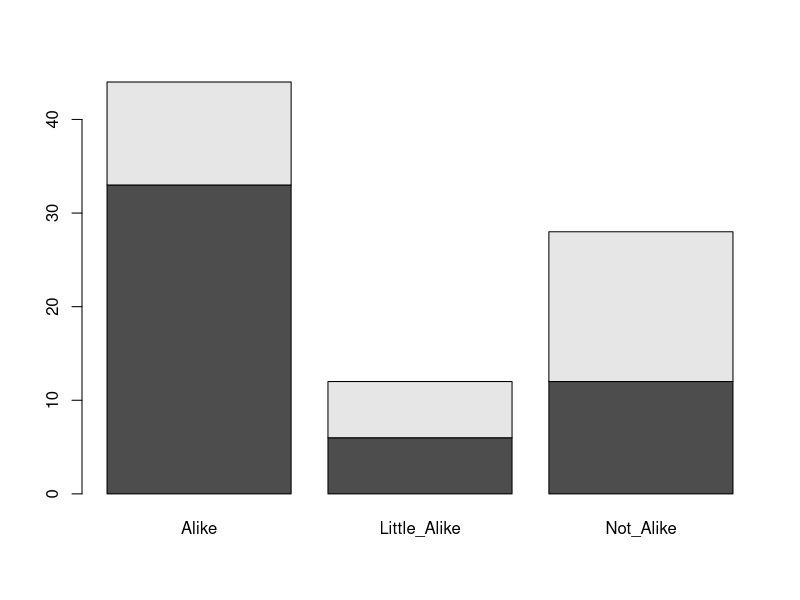
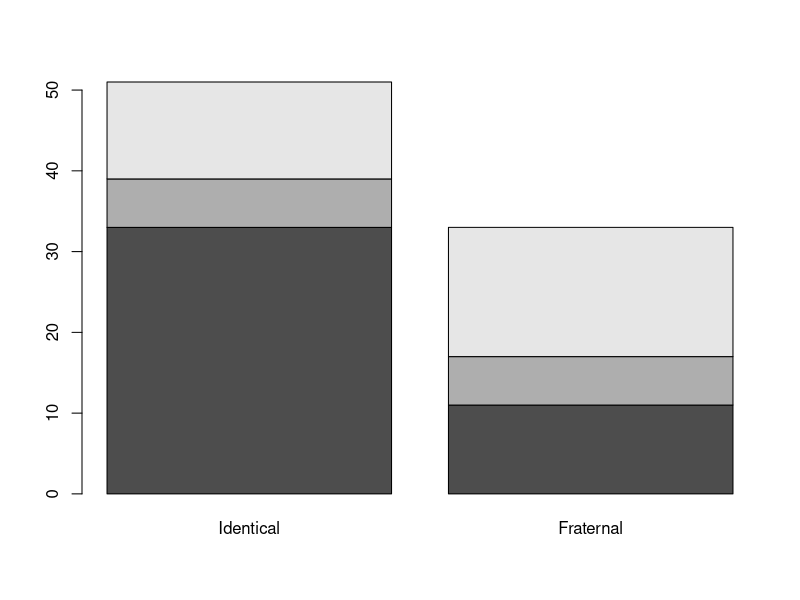
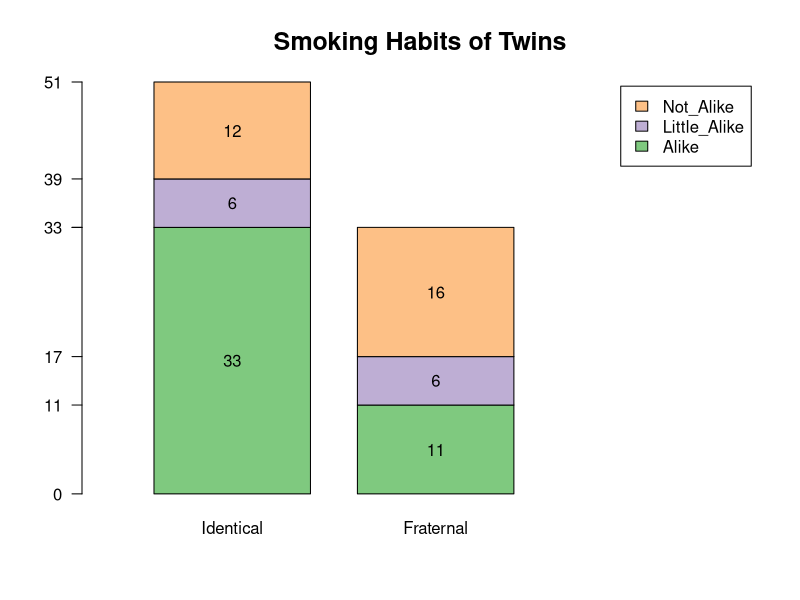
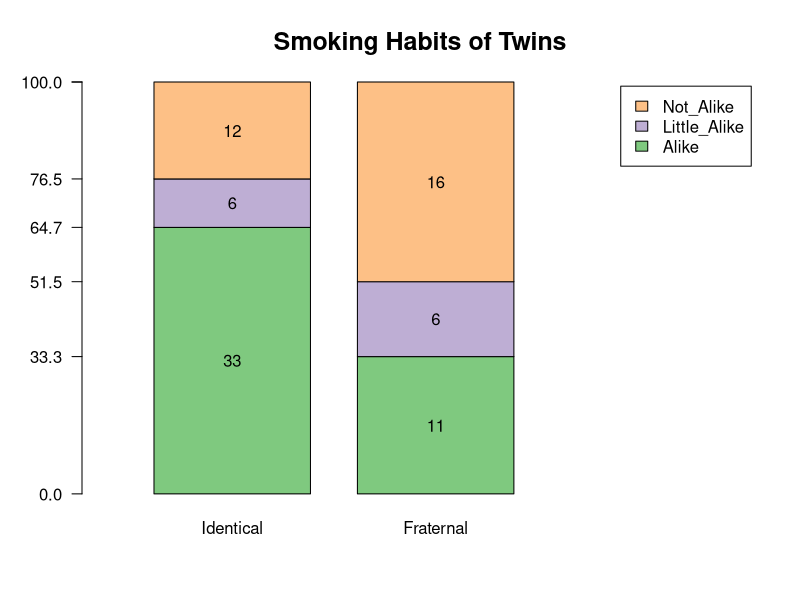
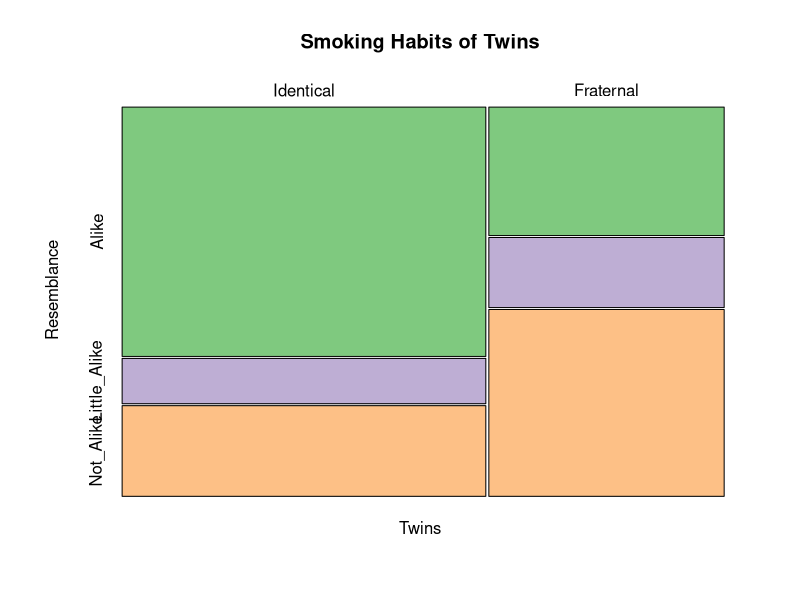

R code for these plots, in order: (Note: this script raises an error after producing the figures.)
## ---- chunk 1
library(knitr)
knitr::opts_chunk$set(echo = TRUE)
## ---- chunk 2
library(magrittr)
library(tidyverse)
# par(mfrow = c(1, 2))
#> 제시된 표와 닮은 행열 생성
Nature1 <- matrix(c(33, 11, 6, 6, 12, 16), 
                  nrow = 2)
rownames(Nature1) <- c("Identical", "Fraternal")
colnames(Nature1) <- c("Alike", "Little_Alike", "Not_Alike")
Nature1
## ---- chunk 3
Nature1 %>%
  barplot
Nature1 %>% 
  t %>%
  barplot
# par(mfrow = c(1, 1))
## ---- chunk 4
options(digits = 3)
#> RColorBrewer 패키지를 이용하여 컬러 생성
library(RColorBrewer)
#> "Accent" palette 채택
cols <- brewer.pal(8, "Accent")
#> 막대의 가운데에 추가 정보를 넣기 위한 좌표 설정 함수. 
# pos <- function(x){
#   cumsum(x) - x / 2
# }
pos <- . %>% {`-`(cumsum(.), . / 2)}
# pos <- . %>% {cumsum(.) - . / 2}
#> 아래와 같이 작성하면 오류 발생
# pos <- . %>% cumsum(.) - . / 2
#> 텍스트 정보 넣을 좌표를 계산한다. 
y1_text <- apply(Nature1, 
                 MARGIN = 1,
                 FUN = pos)
## ---- chunk 5
b1 <- Nature1 %>% 
  t %>%
  barplot(width = 1, 
          xlim = c(0, 4), 
          space = 0.3, 
          col = cols[1:3], 
          yaxt = "n")
#> 쌍둥이유형 별로 한 막대에 흡연습관의 닮음 정도를 나타낼 것이므로 `cumsum`함수를 이용하여 막대들이 위치할 좌표를 계산한다. 일란성과 이란성 각각의 수효부터 비교할 수 있도록  막대 높이로 나타내고, 막대 중심에는 해당 속성의 돗수를 표시한다. 원점을 나타내기 위하여 0을 `c`함수 안에 추가하였다. 이를 추가하지 않으면 축이 어떻게 표시되는지 비교한다.
axis(side = 2,
     at = c(0, apply(t(Nature1),
                     MARGIN = 2, 
                     FUN = cumsum)),
     labels = format(c(0, apply(t(Nature1), 
                                MARGIN = 2, 
                                FUN = cumsum)), 
                     digits = 3, 
                     nsmall = 0), 
     las = 2)
#> 막대그래프 작성 과정에서 나온 막대의 좌표와 `pos`함수로 계산한 y좌표를 이용하여 실제 관찰된 쌍둥이 페어의 수효를 표시한다.`y_text`의 구조에 맞추어 `rep()`에서 `each = 3`으로 설정하였다. `bty = ` `"o" 또는 "n"으로 정할 수 있다. 
text(x = rep(b1, each = 3), 
     y = y1_text, 
     labels = t(Nature1))
#> 범례 표시
legend("topright", 
       inset = 0.01, 
       fill = cols[3:1], 
       legend = rev(colnames(Nature1)), 
       bty = "o")
#> 메인 타이틀 
title(main = "Smoking Habits of Twins", 
      cex.main = 1.5)
## ---- chunk 6
#> 쌍둥이유형(일란성/이란성) 별로 흡연습관을 구분하여 각 습관의 백분율을 계산한다. 일란성 쌍둥이와 이란성 쌍둥이의 숫자가 다르기 때문에 공평하게 비교하려면 백분율을 비교하는 것이 타당하다.
Nature1_p <- Nature1 %>%
  prop.table(margin = 1) %>%
  `*`(100)
# Nature1_p <- prop.table(Natrue1, margin = 1) * 100
#> 차곡차곡 쌓아놓은 막대그래프를 그리고(`beside = FALSE`가 디폴트) 추가 정보를 표시할 부분 막대의 가운데 좌표를 저장한다.
#> `width`를 설정하려면 `xlim`도 함께 설정하여야 함에 유의한다.
#> 아래 예시의 경우 막대그래프의 범위를 0에서 4까지로 하면서 첫번째 막대의 중심은 1.5,
#> 두번째 막대의 중심은 3.5에 위치한다.(b1 값으로 파악) 막대의 폭(width)을 1, 
#> 두 막대 간의 간격(space) 또한 1로 하여 width, xlim, space 간의 관계를 쉽게 알 수 있도록 하였다.
#> 쌍둥이유형별로 비교하여야 하므로 행렬을 전치시켜서 막대그래프를 그려야 한다.
#>  `yaxt = "n" `을 설정하여 y축에 추가 정보를 넣을 수 있도록 하였다.
#> 텍스트 정보 넣을 좌표를 계산한다. 
y1_text_p <- Nature1_p %>% 
  apply(MARGIN = 1, 
        FUN = pos)
## ---- chunk 7
b1_p <- Nature1_p %>% 
  t %>%
  barplot(width = 1, 
          xlim = c(0, 4), 
          space = 0.3, 
          col = cols[1:3], 
          yaxt = "n")
#> 쌍둥이유형 별로 한 막대에 흡연습관의 닮음 정도를 나타낼 것이므로 `cumsum`함수를 이용하여 막대들이 위치할 좌표를 계산한다. 일란성과 이란성을 각각 100%로 하고 닮음 정도의 백분율을 막대 높이로 비교할 수 있도록 하되, 막대 중심에는 해당 속성의 돗수를 표시한다. 원점을 나타내기 위하여 0을 `c`함수 안에 추가하였다.
axis(side = 2,
     at = c(0, apply(t(Nature1_p),
                     MARGIN = 2, 
                     FUN = cumsum)),
     labels = format(c(0, apply(t(Nature1_p), 
                                MARGIN = 2, 
                                FUN = cumsum)), 
                     digits = 3, 
                     nsmall = 1), 
     las = 2)
#> 막대그래프 작성 과정에서 나온 막대의 좌표와 `pos`함수로 계산한 y좌표를 이용하여 실제 관찰된 쌍둥이 페어의 수효를 표시한다.`y1_text_p`의 구조에 맞추어 `rep()`에서 `each = 3`으로 설정하였다. `bty = ` `"o" 또는 "n"으로 정할 수 있다. 
text(x = rep(b1_p, each = 3), 
     y = y1_text_p, 
     labels = t(Nature1))
#> 범례 표시
legend("topright", 
       inset = 0.01, 
       fill = cols[3:1], 
       legend = rev(colnames(Nature1)), 
       bty = "o")
#> 메인 타이틀 
title(main = "Smoking Habits of Twins", 
      cex.main = 1.5)
## ---- chunk 8
mosaicplot(Nature1, 
           main = "Smoking Habits of Twins", 
           xlab = "Twins", 
           ylab = "Resemblance",
           off = c(0.5, 1),
           color = cols[1:3], 
           cex.axis = 1,
           las = 0)
## ---- chunk 9
include_graphics("../pics/Nature_1958v2.png")
## ---- chunk 10
Nature2 <- matrix(c(44, 9, 9, 9), 
                  nrow = 2)
rownames(Nature2) <- c("Identical", "Fraternal")
colnames(Nature2) <- c("Alike", "Not_Alike")
Nature2
y2_text <- apply(Nature2, 
                 MARGIN = 1, 
                 FUN = pos)
b2 <- barplot(t(Nature2),
              width = 1,
              xlim = c(0, 4),
              space = 0.5, 
              col = cols[1:2], 
              yaxt = "n")
axis(side = 2,
     at = c(0, apply(t(Nature2),
                     MARGIN = 2, 
                     FUN = cumsum)),
     labels = format(c(0, apply(t(Nature2), 
                                MARGIN = 2, 
                                FUN = cumsum)), 
                     digits = 3, 
                     nsmall = 1), 
     las = 2)
text(x = rep(b2, each = 2), 
     y = y2_text, 
     labels = t(Nature2))
legend("topright", 
       inset = 0.01, 
       fill = cols[2:1], 
       legend = rev(colnames(Nature2)))
title(main = "Smoking Habits of Twins 2")
## ---- chunk 11
Nature2_p <- prop.table(Nature2, 
                        margin = 1) * 100
y2_text_p <- apply(Nature2_p, 
                   MARGIN = 1, 
                   FUN = pos)
b2_p <- barplot(t(Nature2_p),
                width = 1,
                xlim = c(0, 4),
                space = 0.5, 
                col = cols[1:2], 
                yaxt = "n")
axis(side = 2,
     at = c(0, apply(t(Nature2_p),
                     MARGIN = 2, 
                     FUN = cumsum)),
     labels = format(c(0, apply(t(Nature2_p), 
                                MARGIN = 2, 
                                FUN = cumsum)), 
                     digits = 3, 
                     nsmall = 1), 
     las = 2)
text(x = rep(b2_p, each = 2), 
     y = y2_text_p, 
     labels = t(Nature2))
legend("topright", 
       inset = 0.01, 
       fill = cols[2:1], 
       legend = rev(colnames(Nature2)))
title(main = "Smoking Habits of Twins 2")
## ---- chunk 12
mosaicplot(Nature2,
           main = "Smoking Habits of Twins 2", 
           xlab = "Twins", 
           ylab = "Resemblance",
           off = 1,
           color = cols[1:2],
           cex.axis = 1)
## ---- chunk 13
Nature3 <- matrix(c(23, 21, 4, 5), 
                  nrow = 2)
rownames(Nature3) <- c("Lived Together", "Separated")
colnames(Nature3) <- c("Alike", "Not_Alike")
Nature3
c3 <- ncol(Nature3)
b3 <- barplot(t(Nature3),
              width = 1,
              xlim = c(0, 4),
              space = 0.5, 
              col = cols[1:2], 
              yaxt = "n")
axis(side = 2,
     at = c(0, apply(t(Nature3), 
                     MARGIN = 2, 
                     FUN = cumsum)),
     labels = format(c(0, apply(t(Nature3), 
                                MARGIN = 2, 
                                FUN = cumsum)), 
                     digits = 3, 
                     nsmall = 0), 
     las = 2)
y3_text <- apply(Nature3, 
                 MARGIN = 1, 
                 FUN = pos)
text(x = rep(b3, each = 2), 
     y = y3_text, 
     labels = t(Nature3))
legend("topright", 
       inset = 0.01, 
       fill = cols[2:1], 
       legend = rev(colnames(Nature2)))
title(main = "Smoking Habits of Identical Twins")
## ---- chunk 14
Nature3_p <- prop.table(Nature3, 
                        margin = 1) * 100
b3_p <- barplot(t(Nature3_p),
                width = 1,
                xlim = c(0, 4),
                space = 0.5, 
                col = cols[1:2], 
                yaxt = "n")
axis(side = 2,
     at = c(0, apply(t(Nature3_p), 
                     MARGIN = 2, 
                     FUN = cumsum)),
     labels = format(c(0, apply(t(Nature3_p), 
                                MARGIN = 2, 
                                FUN = cumsum)), 
                     digits = 3, 
                     nsmall = 1), 
     las = 2)
y3_text_p <- apply(Nature3_p, 
                   MARGIN = 1, 
                   FUN = pos)
text(x = rep(b3, each = 2), 
     y = y3_text_p, 
     labels = t(Nature3))
legend("topright", 
       inset = 0.01, 
       fill = cols[2:1], 
       legend = rev(colnames(Nature2)))
title(main = "Smoking Habits of Identical Twins")
## ---- chunk 15
mosaicplot(Nature3, 
           main = "Smoking Habits of Identical Twins", 
           xlab = "Lived Together?", 
           ylab = "Resemblance",
           off = 1,
           color = cols[2:1],
           cex.axis = 1)
## ---- chunk 16
Nature1_tbl <- Nature1 %>% 
  t %>%
  as_tibble %>%
  mutate(Resemblance = row.names(t(Nature1))) %>%
  gather(key = "Twins", 
         value = "Counts", -Resemblance) %>%
  mutate(Resemblance = factor(Resemblance, 
                              levels = c("Alike", 
                                         "Little_Alike",
                                         "Not_Alike")),
         Twins = factor(Twins, 
                        levels = c("Identical", "Fraternal")))
Nature1_tbl
Nature2_tbl <- Nature2 %>%
  t %>%
  as_tibble %>%
  mutate(Resemblance = row.names(t(Nature2))) %>%
  gather(key = "Twins", 
         value = "Counts", -Resemblance) %>%
  mutate(Twins = factor(Twins, 
                        levels = c("Identical", "Fraternal")),
         Resemblance = factor(Resemblance)) %>%
  print
Nature3_tbl <- Nature3 %>%
  t %>%
  as_tibble %>%
  mutate(Resemblance = row.names(t(Nature3))) %>%
  gather(key = "Separation", 
         value = "Counts", -Resemblance) %>%
  mutate(Separation = factor(Separation),
         Resemblance = factor(Resemblance)) %>%
  print
## ---- chunk 17
Nature1_tbl <- Nature1 %>% 
  t %>%
  as.data.frame.table %>%
  `colnames<-`(c("Resemblance", "Twins", "Counts"))
Nature2_tbl <- Nature2 %>% 
  t %>%
  as.data.frame.table %>%
  `colnames<-`(c("Resemblance", "Twins", "Counts"))
Nature3_tbl <- Nature3 %>% 
  t %>%
  as.data.frame.table %>%
  `colnames<-`(c("Resemblance", "Separation", "Counts"))
## ---- chunk 18
y1_breaks <- Nature1_tbl %$%
  tapply(Counts,
         INDEX = Twins,
         FUN = cumsum) %>%
  unlist
y1_text <- Nature1_tbl %$%
  tapply(Counts,
         INDEX = Twins,
         FUN = pos) %>%
  unlist
Nature1_tbl %>%
  ggplot(data = ., 
         mapping = aes(x = Twins, 
                       y = Counts, 
                       fill = Resemblance)) +
  geom_bar(stat = "identity", 
           width = 0.5, 
           position = position_stack(reverse = TRUE)) +
  geom_text(aes(y = y1_text), 
            label = Nature1_tbl$Counts, 
            position = "identity") +
  scale_fill_brewer(type = "qual", 
                    palette = "Accent", 
                    direction = -1) +
  scale_y_continuous(breaks = y1_breaks, 
                     labels = y1_breaks)
## ---- chunk 19
y1_fill <- y1_text / (Nature1 %>% 
                        apply(MARGIN = 1, 
                              FUN = sum) %>%
                        rep(each = 3))
Nature1_tbl %>%
  ggplot(data = ., 
         mapping = aes(x = Twins, 
                       y = Counts, 
                       fill = Resemblance)) +
  geom_bar(stat = "identity", 
           width = 0.5, 
           position = position_fill(reverse = TRUE)) +
  geom_text(aes(y = y1_fill), 
            label = Nature1_tbl$Counts, 
            position = "identity") +
  scale_fill_brewer(type = "qual", 
                    palette = "Accent", 
                    direction = -1) +
  scale_y_continuous(name = "Cumulative Percentage", 
                     breaks = c(0, 
                                apply(t(Nature1_p), 
                                      MARGIN = 2, 
                                      FUN = cumsum) / 100), 
                     labels = format(c(0, 
                                       apply(t(Nature1_p), 
                                             MARGIN = 2, 
                                             FUN = cumsum)), 
                                     digits = 3, 
                                     nsmall = 1)) +
  labs(title = "Smoking Habits of Twins") +
  theme(plot.title = element_text(hjust = 0.5))
## ---- chunk 20
y2_breaks <- Nature2_tbl %$%
  tapply(Counts,
         INDEX = Twins,
         FUN = cumsum) %>%
  unlist
y2_text <- Nature2_tbl %$%
  tapply(Counts,
         INDEX = Twins,
         FUN = pos) %>%
  unlist
Nature2_tbl %>%
  ggplot(data = ., 
         mapping = aes(x = Twins, 
                       y = Counts, 
                       fill = Resemblance)) +
  geom_bar(stat = "identity", 
           width = 0.5, 
           position = position_stack(reverse = TRUE)) +
  geom_text(aes(y = y2_text), 
            label = Nature2_tbl$Counts, 
            position = "identity") +
  scale_fill_brewer(type = "qual", 
                    palette = "Accent", 
                    direction = -1) +
  scale_y_continuous(breaks = y2_breaks, 
                     labels = y2_breaks)
## ---- chunk 21
y2_fill <- y2_text / (Nature2 %>% 
                        apply(MARGIN = 1, 
                              FUN = sum) %>%
                        rep(each = 2))
Nature2_tbl %>%
  ggplot(data = ., 
         mapping = aes(x = Twins, 
                       y = Counts, 
                       fill = Resemblance)) +
  geom_bar(stat = "identity", 
           width = 0.5, 
           position = position_fill(reverse = TRUE)) +
  geom_text(aes(y = y2_fill), 
            label = Nature2_tbl$Counts, 
            position = "identity") +
  scale_fill_brewer(type = "qual", 
                    palette = "Accent", 
                    direction = -1) +
  scale_y_continuous(name = "Cumulative Percentage", 
                     breaks = c(0, 
                                apply(t(Nature2_p), 
                                      MARGIN = 2, 
                                      FUN = cumsum) / 100), 
                     labels = format(c(0, 
                                       apply(t(Nature2_p), 
                                             MARGIN = 2, 
                                             FUN = cumsum)), 
                                     digits = 3, 
                                     nsmall = 1)) +
  labs(title = "Smoking Habits of Twins") +
  theme(plot.title = element_text(hjust = 0.5))
## ---- chunk 22
y3_breaks <- Nature3_tbl %$%
  tapply(Counts,
         INDEX = Separation,
         FUN = cumsum) %>%
  unlist
y3_text <- Nature3_tbl %$%
  tapply(Counts,
         INDEX = Separation,
         FUN = pos) %>%
  unlist
Nature3_tbl %>%
  ggplot(data = ., 
         mapping = aes(x = Separation, 
                       y = Counts, 
                       fill = Resemblance)) +
  geom_bar(stat = "identity", 
           width = 0.5, 
           position = position_stack(reverse = TRUE)) +
  geom_text(aes(y = y3_text), 
            label = Nature3_tbl$Counts, 
            position = "identity") +
  scale_fill_brewer(type = "qual", 
                    palette = "Accent", 
                    direction = -1) +
  scale_y_continuous(breaks = y3_breaks, 
                     labels = y3_breaks)
## ---- chunk 23
y3_fill <- y3_text / (Nature3 %>% 
                        apply(MARGIN = 1, 
                              FUN = sum) %>%
                        rep(each = 2))
Nature3_tbl %>%
  ggplot(data = ., 
         mapping = aes(x = Separation, 
                       y = Counts, 
                       fill = Resemblance)) +
  geom_bar(stat = "identity", 
           width = 0.5, 
           position = position_fill(reverse = TRUE)) +
  geom_text(aes(y = y3_fill), 
            label = Nature3_tbl$Counts, 
            position = "identity") +
  scale_fill_brewer(type = "qual", 
                    palette = "Accent", 
                    direction = -1) +
  scale_y_continuous(name = "Cumulative Percentage", 
                     breaks = c(0, 
                                apply(t(Nature3_p), 
                                      MARGIN = 2, 
                                      FUN = cumsum) / 100), 
                     labels = format(c(0, 
                                       apply(t(Nature3_p), 
                                             MARGIN = 2, 
                                             FUN = cumsum)), 
                                     digits = 3, 
                                     nsmall = 1)) +
  labs(title = "Smoking Habits of Identical Twins") +
  theme(plot.title = element_text(hjust = 0.5))
